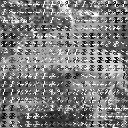

Recreate this plot in Python.
import cv2
import numpy as np
import matplotlib.pyplot as plt

# Read image
img = cv2.imread("imori.jpg").astype(np.float32)
H, W, C = img.shape

# Grayscale
gray = 0.2126 * img[..., 2] + 0.7152 * img[..., 1] + 0.0722 * img[..., 0]

# Magnitude and gradient
gray = np.pad(gray, (1, 1), 'edge')

gx = gray[1:H+1, 2:] - gray[1:H+1, :W]
gy = gray[2:, 1:W+1] - gray[:H, 1:W+1]
gx[gx == 0] = 0.000001

mag = np.sqrt(gx ** 2 + gy ** 2)
gra = np.arctan(gy / gx)
gra[gra<0] = np.pi / 2 + gra[gra < 0] + np.pi / 2

# Gradient histogram
gra_n = np.zeros_like(gra, dtype=np.int)

d = np.pi / 9
for i in range(9):
    gra_n[np.where((gra >= d * i) & (gra <= d * (i+1)))] = i

    
N = 8
HH = H // N
HW = W // N
Hist = np.zeros((HH, HW, 9), dtype=np.float32)
for y in range(HH):
    for x in range(HW):
        for j in range(N):
            for i in range(N):
                Hist[y, x, gra_n[y*4+j, x*4+i]] += mag[y*4+j, x*4+i]
                
## Normalization
C = 3
eps = 1
for y in range(HH):
    for x in range(HW):
        #for i in range(9):
        Hist[y, x] /= np.sqrt(np.sum(Hist[max(y-1,0):min(y+2, HH), max(x-1,0):min(x+2, HW)] ** 2) + eps)
        
## Draw
out = gray[1:H+1, 1:W+1].copy().astype(np.uint8)

for y in range(HH):
    for x in range(HW):
        cx = x * N + N // 2
        cy = y * N + N // 2
        x1 = cx + N // 2 - 1
        y1 = cy
        x2 = cx - N // 2 + 1
        y2 = cy

        h = Hist[y, x] / np.sum(Hist[y, x])
        h /= h.max()
        
        for c in range(9):
            #angle = (20 * c + 10 - 90) / 180. * np.pi
            angle = (20 * c + 10) / 180. * np.pi
            rx = int(np.sin(angle) * (x1 - cx) + np.cos(angle) * (y1 - cy) + cx)
            ry = int(np.cos(angle) * (x1 - cx) - np.cos(angle) * (y1 - cy) + cy)
            lx = int(np.sin(angle) * (x2 - cx) + np.cos(angle) * (y2 - cy) + cx)
            ly = int(np.cos(angle) * (x2 - cx) - np.cos(angle) * (y2 - cy) + cy)
        
            c = int(255. * h[c])
            cv2.line(out, (lx, ly), (rx, ry), (c, c, c), thickness=1)

# Save result
cv2.imwrite("out.jpg", out)
cv2.imshow("result", out)
cv2.waitKey(0)
cv2.destroyAllWindows()
